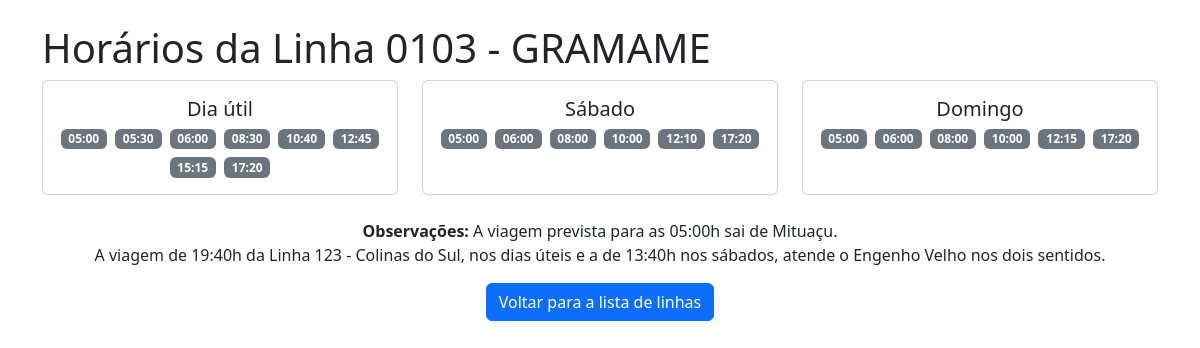
The page /horarios/0103 - GRAMAME on the database its author committed.
### tables this page shows
CREATE TABLE linhas (
                codigo TEXT PRIMARY KEY,
                itinerario_link TEXT,
                horario_link TEXT,
                nome TEXT,
                horarios TEXT,  -- Armazena os horários como JSON stringificado
                observacao TEXT
            );

### app.py (the view)
@app.route("/horarios/<string:codigo>")
def detalhes_horario(codigo):
    conn = get_db_connection()
    cursor = conn.cursor()
    try:
        cursor.execute("SELECT horarios, codigo, observacao FROM linhas WHERE codigo=?", (codigo,))
        linha = cursor.fetchone()
        horarios = json.loads(linha['horarios']) if linha and linha['horarios'] else {}
        nome_linha = linha['codigo'] if linha else None
        observacao = linha['observacao'] if linha else None
    except sqlite3.Error as e:
        return f"Erro ao acessar o banco de dados: {e}"
    finally:
        conn.close()
    return render_template("detalhes_horario.html", horarios=horarios, nome_linha=nome_linha, observacao=observacao)

### app.py (called while the page is built)
def get_db_connection():
    db_path = os.path.join(os.path.dirname(__file__), DATABASE)
    conn = sqlite3.connect(db_path)
    conn.row_factory = sqlite3.Row
    return conn

### templates/detalhes_horario.html (shortened to what this page needs)
<!DOCTYPE html>
<html lang="pt-br">
<head>
    <link href="https://cdn.jsdelivr.net/npm/bootstrap@5.3.2/dist/css/bootstrap.min.css" rel="stylesheet">
</head>
<body>
    <div class="container mt-4">
        <h1>Horários da Linha {{ nome_linha }}</h1>
        {% if horarios %}
            <div class="row row-cols-1 row-cols-md-3 g-4 justify-content-center">
                {% for dia, lista_horarios in horarios.items() %}
                    <div class="col">
                        <div class="card h-100">
                            <div class="card-body text-center">
                                <h5 class="card-title">{{ dia.capitalize() }}</h5>
                                {% if lista_horarios %}
                                    <div class="d-flex flex-wrap justify-content-center gap-2">
                                        {% for horario in lista_horarios %}
                                            <span class="badge bg-secondary">{{ horario }}</span>
                                        {% endfor %}
                                    </div>
                                {% else %}
                                    <p class="text-muted fst-italic">Não há horários para este dia.</p>
                                {% endif %}
                            </div>
                        </div>
                    </div>
                {% endfor %}
            </div>
        {% else %}
            <p class="text-center">Nenhum horário disponível para esta linha.</p>
        {% endif %}
        {% if observacao %}
            <div class="mt-4 text-center">
                <p><strong>Observações:</strong> {{ observacao|replace('\n', '<br>')|safe }}</p>
            </div>
        {% endif %}
        <div class="text-center mt-3">
            <a href="{{ url_for('index') }}" class="btn btn-primary">Voltar para a lista de linhas</a>
        </div>
    </div>
</body>
</html>

### rows shown on the page
linhas: codigo "0103 - GRAMAME", observacao "A viagem prevista para as 05:00h sai de Mituaçu. A viagem de 19:40h da Linha 123 - Colinas do Sul, nos dias úteis e a de 13:40h nos sábados, atende o Engenho Velho nos dois sentidos."

### other values the page prints
{{ dia.capitalize() }} "Dia útil" "Sábado" "Domingo"
{{ horario }} "05:00" "05:30" "06:00" "08:30" "10:40" "12:45" "15:15" "17:20" "05:00" "06:00" "08:00" "10:00" "12:10" "17:20" "05:00" "06:00" "08:00" "10:00" "12:15" "17:20"
